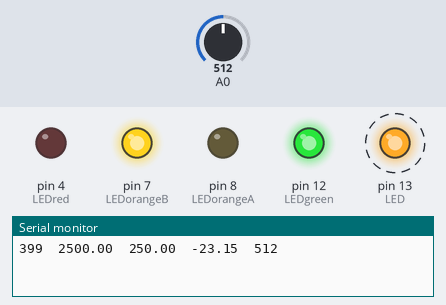
The sketch below on a simulated Arduino Uno, built with avr-gcc and run on an emulated ATmega328P. Shown: output pins drawn as LEDs (lit = HIGH), the last lines printed to the serial monitor. Dashed ring = blinking. The test bench sets the inputs (shaded band); at power-on: A0 = 512.

Above: at 2.79 s.
2.8 s: A0 set to 716
At 4.51 s:
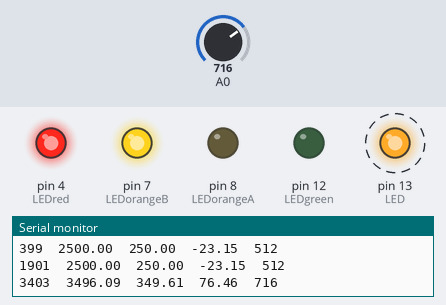
6.3 s: A0 set to 583
At 7.52 s:
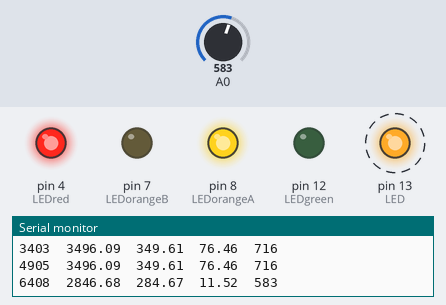
9.8 s: A0 set to 560
At 12.02 s:
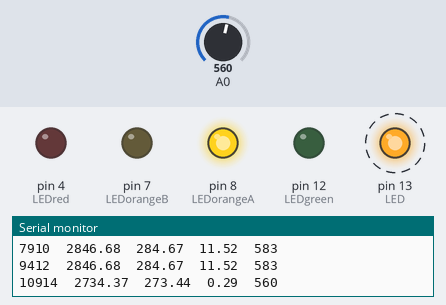
13.6 s: A0 set to 511
At 15.03 s:
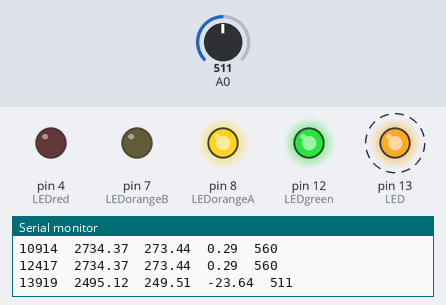
17.1 s: A0 set to 306
At 19.63 s:
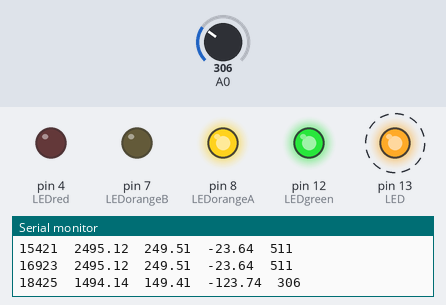
20.6 s: A0 set to 122
Timing chart, 0 to 25.1 s (numbered marks = the images above; inputs shaded):
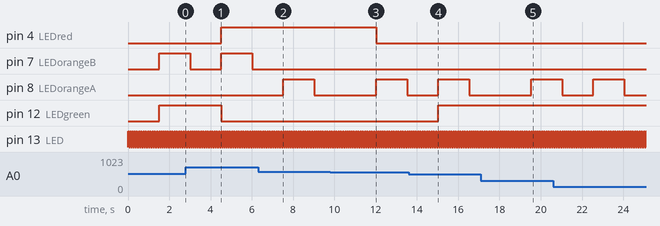

The sketch:

temp_logger_LM335.ino
```cpp
 // temp logger based around an LM335 TO92 IC
// nb gain is 10mV/K
// -40C < Toperating < 100C
// More: bit.ly/1SAiQ9K

int Uf=0;  // voltage from LM335
int lastReading=0;  // last reading
long elapsed = 0;
int LED=13;
int LEDgreen=12;
int LEDorangeA=8;
int LEDorangeB=7;
int LEDred=4;


void setup()
{
  Serial.begin(9600);
  pinMode(LED,OUTPUT);
  pinMode(LEDgreen,OUTPUT);
  pinMode(LEDorangeA,OUTPUT);
  pinMode(LEDorangeB,OUTPUT);
  pinMode(LEDred,OUTPUT);
}

void loop()
{
  ledBlink();
  ledBlink();
  ledBlink();
  ledBlink();
  elapsed = millis();
  // Read sensor output
  Uf = analogRead(0);
  // Convert bitwise output to mV
  // (A0 width 1024 bits, range 5000mV)
  float mV = (Uf/1024.0)*5000.0;
  // Convert mV to Kelvin (sens is 10mV/K)
  float temp_K = mV / 10.0;
  // Convert K to C
  float temp_C = temp_K - 273.15;

  // if writing to a terminal and moving cursor back is needed
  //Serial.write(27);
  //Serial.print("[2J");
  //Serial.write(27);
  //Serial.print("[H");
  //Serial.write(13);
  //Serial.print(Uf);
  for(int i=0;i<10;i++){
    ledBlink();
    delay(10);
  }
  // if writing to a file and each value on a new line
  Serial.print(elapsed);
  Serial.print("\t");
  Serial.print(mV);
  Serial.print("\t");
  Serial.print(temp_K);
  Serial.print("\t");
  Serial.print(temp_C);
  Serial.print("\t");
  Serial.println(Uf);
  //delay(10000);
  // turn LEDs off and on depending on temp
  if(temp_C < -10.0){
    digitalWrite(LEDgreen,HIGH);
  }else{
    digitalWrite(LEDgreen,LOW);
  }

  if(Uf < lastReading){
    digitalWrite(LEDorangeA,HIGH);
  }else{
    digitalWrite(LEDorangeA,LOW);
  }

  if(Uf > lastReading){
    digitalWrite(LEDorangeB,HIGH);
  }else{
    digitalWrite(LEDorangeB,LOW);
  }

  if(temp_C > 6.0){
    digitalWrite(LEDred,HIGH);
  }else{
    digitalWrite(LEDred,LOW);
  }
  lastReading = Uf;
}

void ledBlink(){
  digitalWrite(LED,HIGH);
  delay(50);
  digitalWrite(LED,LOW);
  delay(50);
}
```

Measured:
- the behaviour switches between 572 and 571 on A0 (found by bisection; images 2 and 3)
- after the input at 2.8 s, pin 4 (LEDred): LOW → HIGH after 1.7 s; pin 12 (LEDgreen): HIGH → LOW after 1.7 s
- after the input at 6.3 s, pin 8 (LEDorangeA): LOW → HIGH after 1.2 s, → LOW 1.5 s later
- after the input at 9.8 s, pin 4 (LEDred): HIGH → LOW after 2.2 s; pin 8 (LEDorangeA): LOW → HIGH after 2.2 s, → LOW 1.5 s later
- after the input at 13.6 s, pin 8 (LEDorangeA): LOW → HIGH after 1.4 s, → LOW 1.5 s later; pin 12 (LEDgreen): LOW → HIGH after 1.4 s
- after the input at 17.1 s, pin 8 (LEDorangeA): LOW → HIGH after 2.4 s
- by itself, pin 13 (LED): alternates HIGH for 0.05 s and LOW for 0.06 s
